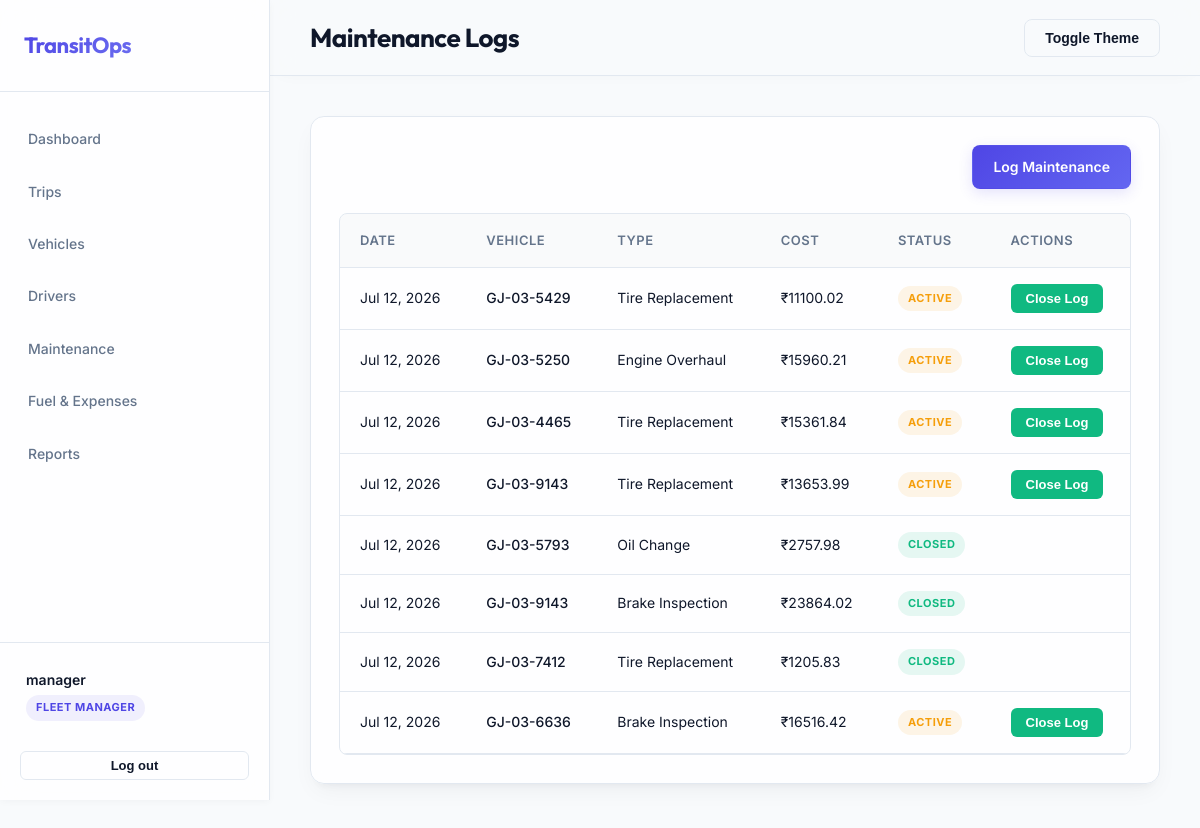
Page /maintenance/ (signed in) on the committed database.
### accounts/models.py (models this page shows, shortened)
class Profile(models.Model):
    ROLE_CHOICES = (
        ('Fleet Manager', 'Fleet Manager'),
        ('Driver', 'Driver'),
        ('Safety Officer', 'Safety Officer'),
        ('Financial Analyst', 'Financial Analyst'),
        ('Admin', 'Admin'),
    )
    user = models.OneToOneField(User, on_delete=models.CASCADE)
    role = models.CharField(max_length=50, choices=ROLE_CHOICES, default='Driver')
    phone_number = models.CharField(max_length=20, blank=True)
    region = models.CharField(max_length=100, blank=True)

### maintenance/models.py (models this page shows, shortened)
class MaintenanceLog(models.Model):
    STATUS_CHOICES = (
        ('Active', 'Active'),
        ('Closed', 'Closed'),
    )
    vehicle = models.ForeignKey(Vehicle, on_delete=models.CASCADE, related_name='maintenance_logs')
    maintenance_type = models.CharField(max_length=100)
    description = models.TextField(blank=True)
    cost = models.DecimalField(max_digits=10, decimal_places=2)
    status = models.CharField(max_length=20, choices=STATUS_CHOICES, default='Active')
    started_at = models.DateTimeField(auto_now_add=True)
    closed_at = models.DateTimeField(null=True, blank=True)
    class Meta:
        ordering = ['-started_at']

### vehicles/models.py (models this page shows, shortened)
class Vehicle(models.Model):
    STATUS_CHOICES = (
        ('Available', 'Available'),
        ('On Trip', 'On Trip'),
        ('In Shop', 'In Shop'),
        ('Retired', 'Retired'),
    )
    registration_number = models.CharField(max_length=50, unique=True, db_index=True)
    name_model = models.CharField(max_length=100)
    vehicle_type = models.CharField(max_length=50)
    max_load_capacity = models.DecimalField(max_digits=10, decimal_places=2, help_text="in kg")
    odometer = models.DecimalField(max_digits=10, decimal_places=2, default=0.0, help_text="in km")
    acquisition_cost = models.DecimalField(max_digits=12, decimal_places=2)
    status = models.CharField(max_length=20, choices=STATUS_CHOICES, default='Available')
    region = models.CharField(max_length=100, blank=True)
    created_at = models.DateTimeField(auto_now_add=True)
    updated_at = models.DateTimeField(auto_now=True)
    class Meta:
        ordering = ['-created_at']

### maintenance/views.py (the view)
# urls.py: path('', views.maintenance_list, name='maintenance_list'),
@role_required('Fleet Manager', 'Admin')
def maintenance_list(request):
    logs = MaintenanceLog.objects.all()
    return render(request, 'maintenance/list.html', {'logs': logs})

### templates/maintenance/list.html (shortened to what this page needs)
{% extends 'base.html' %}
{% block page_title %}Maintenance Logs{% endblock %}
{% block content %}
<div class="card">
    <div style="display: flex; justify-content: space-between; margin-bottom: 24px;">
        {% if user.profile.role in 'Fleet Manager,Admin' %}
        <a href="{% url 'maintenance_create' %}" class="btn btn-primary">Log Maintenance</a>
        {% endif %}
    </div>
    <div class="table-container">
        <table class="table">
            <thead>
                <tr>
                    <th>Date</th>
                    <th>Vehicle</th>
                    <th>Type</th>
                    <th>Cost</th>
                    <th>Status</th>
                    <th>Actions</th>
                </tr>
            </thead>
            <tbody>
                {% for log in logs %}
                <tr>
                    <td>{{ log.started_at|date:"M d, Y" }}</td>
                    <td style="font-weight: 500;">{{ log.vehicle.registration_number }}</td>
                    <td>{{ log.maintenance_type }}</td>
                    <td>₹{{ log.cost }}</td>
                    <td>
                        <span class="badge
                            {% if log.status == 'Active' %}badge-warning
                            {% else %}badge-success{% endif %}">
                            {{ log.status }}
                        </span>
                    </td>
                    <td>
                        {% if log.status == 'Active' %}
                            <form method="post" action="{% url 'maintenance_close' log.id %}" onsubmit="return confirm('Close this maintenance log? Vehicle will become Available again.');">
                                <button type="submit" class="btn btn-success btn-sm" style="background-color: var(--success); color: white;">Close Log</button>
                            </form>
                        {% endif %}
                    </td>
                </tr>
                {% empty %}
                <tr>
                    <td colspan="6" style="text-align: center; color: var(--text-muted); padding: 24px;">No maintenance logs found.</td>
                </tr>
                {% endfor %}
            </tbody>
        </table>
    </div>
</div>
{% endblock %}

### templates/base.html (shortened to what this page needs)
<!DOCTYPE html>
<html lang="en" data-theme="light">
<head>
    {% load static %}
    <link rel="stylesheet" href="{% static 'css/base.css' %}">
</head>
<body>
    <div class="layout">
        {% if user.is_authenticated %}
        <aside class="sidebar">
            <div class="sidebar-header">
                <h2>TransitOps</h2>
            </div>
            <nav class="sidebar-nav">
                <a href="{% url 'dashboard' %}" class="nav-item">Dashboard</a>
                {% if user.profile.role in 'Fleet Manager,Admin,Driver,Safety Officer' %}
                <a href="{% url 'trips_list' %}" class="nav-item">Trips</a>
                {% endif %}
                {% if user.profile.role in 'Fleet Manager,Admin,Safety Officer' %}
                <a href="{% url 'vehicles_list' %}" class="nav-item">Vehicles</a>
                <a href="{% url 'drivers_list' %}" class="nav-item">Drivers</a>
                {% endif %}
                {% if user.profile.role in 'Fleet Manager,Admin' %}
                <a href="{% url 'maintenance_list' %}" class="nav-item">Maintenance</a>
                {% endif %}
                {% if user.profile.role in 'Fleet Manager,Admin,Financial Analyst,Safety Officer' %}
                <a href="{% url 'finance_list' %}" class="nav-item">Fuel & Expenses</a>
                {% endif %}
                {% if user.profile.role in 'Fleet Manager,Admin,Financial Analyst' %}
                <a href="{% url 'reports' %}" class="nav-item">Reports</a>
                {% endif %}
            </nav>
            <div class="sidebar-footer">
                <div class="user-info">
                    <div class="user-name">{{ user.get_full_name|default:user.username }}</div>
                    <div class="user-role badge badge-primary">{{ user.profile.role }}</div>
                </div>
                <form action="{% url 'logout' %}" method="post">
                    <button type="submit" class="btn btn-ghost btn-sm w-full mt-2">Log out</button>
                </form>
            </div>
        </aside>
        {% endif %}
        <main class="main-content">
            {% if user.is_authenticated %}
            <header class="topbar">
                <div class="page-title">
                    <h1>{% block page_title %}Overview{% endblock %}</h1>
                </div>
                <div class="topbar-actions">
                    <button id="theme-toggle" class="btn btn-ghost">Toggle Theme</button>
                </div>
            </header>
            {% endif %}
            <div class="content-container">
                {% block content %}{% endblock %}
            </div>
        </main>
    </div>
</body>
</html>

### rows in the picture
MaintenanceLog: started_at "Jul 12, 2026", vehicle.registration_number "GJ-03-5429", maintenance_type "Tire Replacement", cost "11100.02", status "ACTIVE", shows "Close Log"
MaintenanceLog: started_at "Jul 12, 2026", vehicle.registration_number "GJ-03-5250", maintenance_type "Engine Overhaul", cost "15960.21", status "ACTIVE", shows "Close Log"
MaintenanceLog: started_at "Jul 12, 2026", vehicle.registration_number "GJ-03-4465", maintenance_type "Tire Replacement", cost "15361.84", status "ACTIVE", shows "Close Log"
MaintenanceLog: started_at "Jul 12, 2026", vehicle.registration_number "GJ-03-9143", maintenance_type "Tire Replacement", cost "13653.99", status "ACTIVE", shows "Close Log"
MaintenanceLog: started_at "Jul 12, 2026", vehicle.registration_number "GJ-03-5793", maintenance_type "Oil Change", cost "2757.98", status "CLOSED"
MaintenanceLog: started_at "Jul 12, 2026", vehicle.registration_number "GJ-03-9143", maintenance_type "Brake Inspection", cost "23864.02", status "CLOSED"
MaintenanceLog: started_at "Jul 12, 2026", vehicle.registration_number "GJ-03-7412", maintenance_type "Tire Replacement", cost "1205.83", status "CLOSED"
MaintenanceLog: started_at "Jul 12, 2026", vehicle.registration_number "GJ-03-6636", maintenance_type "Brake Inspection", cost "16516.42", status "ACTIVE", shows "Close Log"

### other values in the picture
{{ user.get_full_name|default:user.username }} "manager"
{{ user.profile.role }} "FLEET MANAGER"
